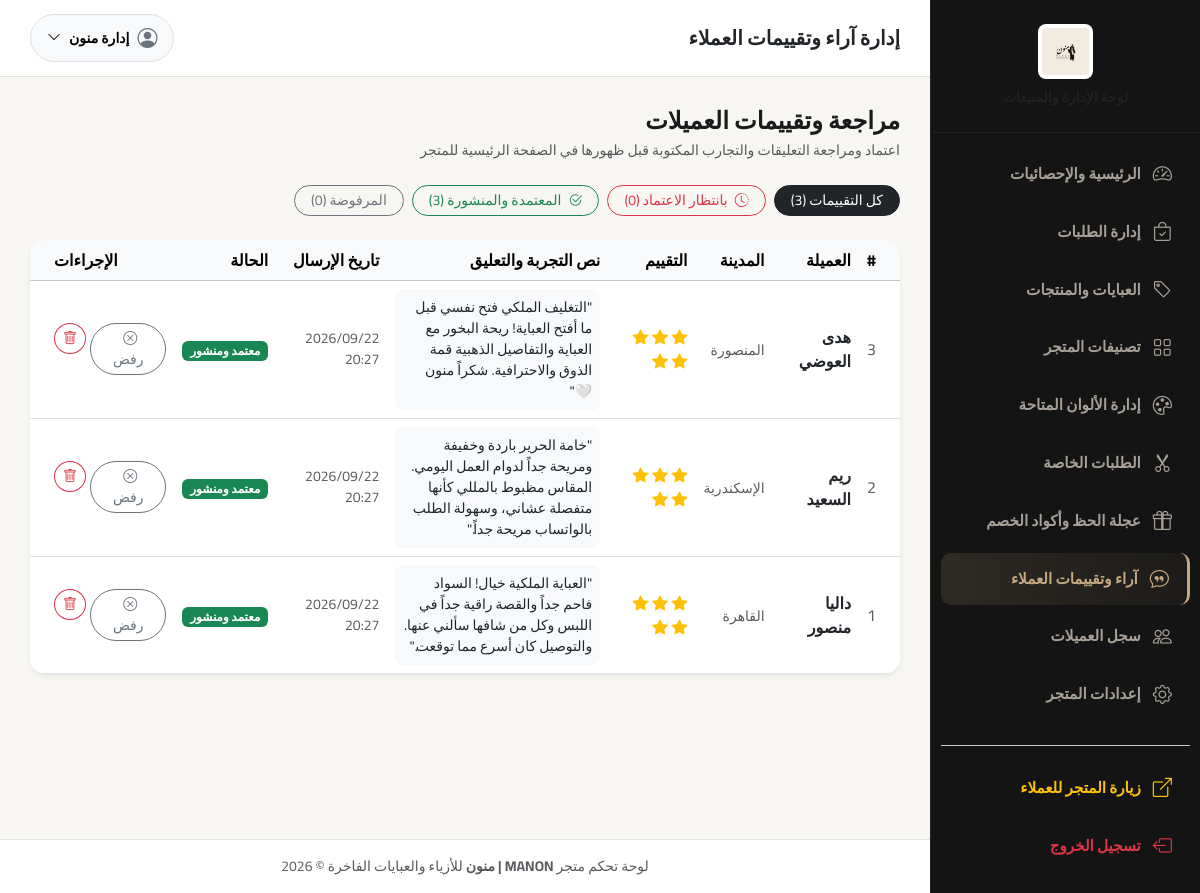
Screenshot of /admin/reviews.php (signed in) with the database file from the repository.
### tables this page shows
CREATE TABLE `reviews` (
  `id` INT AUTO_INCREMENT PRIMARY KEY,
  `customer_name` VARCHAR(150) NOT NULL,
  `customer_city` VARCHAR(100) NULL,
  `rating` TINYINT(1) NOT NULL DEFAULT 5,
  `review_text` TEXT NOT NULL,
  `status` ENUM('pending', 'approved', 'rejected') NOT NULL DEFAULT 'pending',
  `created_at` DATETIME NOT NULL DEFAULT CURRENT_TIMESTAMP
);

### includes/functions.php (called while the page is built, shortened)
<?php
function e($string) {
    return htmlspecialchars((string)$string, ENT_QUOTES, 'UTF-8');
}

### admin/reviews.php (the view, shortened to what this page needs)
<?php
require_once __DIR__ . '/includes/header.php';
$db = getDB();
$statusFilter = $_GET['status'] ?? 'all';
$whereClause = "";
$params = [];
$stmt = $db->prepare("SELECT * FROM reviews $whereClause ORDER BY id DESC");
$stmt->execute($params);
$reviews = $stmt->fetchAll();
$counts = [
    'all'      => $db->query("SELECT COUNT(*) FROM reviews")->fetchColumn(),
    'pending'  => $db->query("SELECT COUNT(*) FROM reviews WHERE status = 'pending'")->fetchColumn(),
    'approved' => $db->query("SELECT COUNT(*) FROM reviews WHERE status = 'approved'")->fetchColumn(),
    'rejected' => $db->query("SELECT COUNT(*) FROM reviews WHERE status = 'rejected'")->fetchColumn(),
];
?>
<div class="d-flex justify-content-between align-items-center mb-4">
    <div>
        <h4 class="fw-bold mb-1">مراجعة وتقييمات العميلات</h4>
        <p class="text-muted small mb-0">اعتماد ومراجعة التعليقات والتجارب المكتوبة قبل ظهورها في الصفحة الرئيسية للمتجر</p>
    </div>
</div>
<div class="d-flex flex-wrap gap-2 mb-4">
    <a href="reviews.php?status=all" class="btn btn-sm <?= $statusFilter === 'all' ? 'btn-dark' : 'btn-outline-secondary' ?> rounded-pill px-3">
        كل التقييمات (<?= $counts['all'] ?>)
    </a>
    <a href="reviews.php?status=pending" class="btn btn-sm <?= $statusFilter === 'pending' ? 'btn-danger' : 'btn-outline-danger' ?> rounded-pill px-3">
        <i class="bi bi-clock-history me-1"></i> بانتظار الاعتماد (<?= $counts['pending'] ?>)
    </a>
    <a href="reviews.php?status=approved" class="btn btn-sm <?= $statusFilter === 'approved' ? 'btn-success' : 'btn-outline-success' ?> rounded-pill px-3">
        <i class="bi bi-check2-circle me-1"></i> المعتمدة والمنشورة (<?= $counts['approved'] ?>)
    </a>
    <a href="reviews.php?status=rejected" class="btn btn-sm <?= $statusFilter === 'rejected' ? 'btn-secondary' : 'btn-outline-secondary' ?> rounded-pill px-3">
        المرفوضة (<?= $counts['rejected'] ?>)
    </a>
</div>
<div class="card border-0 shadow-sm rounded-4 overflow-hidden">
    <div class="table-responsive">
        <table class="table table-hover align-middle mb-0">
            <thead class="table-light">
                <tr>
                    <th class="ps-4">#</th>
                    <th>العميلة</th>
                    <th>المدينة</th>
                    <th>التقييم</th>
                    <th>نص التجربة والتعليق</th>
                    <th>تاريخ الإرسال</th>
                    <th>الحالة</th>
                    <th class="text-end pe-4">الإجراءات</th>
                </tr>
            </thead>
            <tbody>
                <?php if (empty($reviews)): ?>
                    <tr>
                        <td colspan="8" class="text-center py-5 text-muted">لا توجد تقييمات مطابقة لهذا الفلتر</td>
                    </tr>
                <?php else: ?>
                    <?php foreach ($reviews as $rev): ?>
                        <tr>
                            <td class="ps-4 text-muted"><?= $rev['id'] ?></td>
                            <td>
                                <div class="fw-bold text-dark"><?= e($rev['customer_name']) ?></div>
                            </td>
                            <td>
                                <span class="text-muted small"><?= e($rev['customer_city'] ?: 'غير محدد') ?></span>
                            </td>
                            <td>
                                <div class="text-warning">
                                    <?php for ($i = 1; $i <= 5; $i++): ?>
                                        <i class="bi bi-star<?= $i <= $rev['rating'] ? '-fill' : '' ?>"></i>
                                    <?php endfor; ?>
                                </div>
                            </td>
                            <td style="max-width: 320px;">
                                <div class="p-2 bg-light rounded-3 small text-dark lh-base">
                                    "<?= nl2br(e($rev['review_text'])) ?>"
                                </div>
                            </td>
                            <td class="small text-muted">
                                <?= date('Y/m/d H:i', strtotime($rev['created_at'])) ?>
                            </td>
                            <td>
                                <?php if ($rev['status'] === 'approved'): ?>
                                    <span class="badge bg-success">معتمد ومنشور</span>
                                <?php elseif ($rev['status'] === 'pending'): ?>
                                    <span class="badge bg-danger">بانتظار المراجعة</span>
                                <?php else: ?>
                                    <span class="badge bg-secondary">مرفوض</span>
                                <?php endif; ?>
                            </td>
                            <td class="text-end pe-4">
                                <div class="d-flex justify-content-end gap-1">
                                    <?php if ($rev['status'] !== 'rejected'): ?>
                                        <form method="POST" class="d-inline">
                                            <button type="submit" class="btn btn-sm btn-outline-secondary rounded-pill px-3" title="رفض">
                                                <i class="bi bi-x-circle me-1"></i> رفض
                                            </button>
                                        </form>
                                    <?php endif; ?>
                                    <form method="POST" onsubmit="return confirm('هل تريد حذف هذا التقييم نهائياً؟');" class="d-inline">
                                        <button type="submit" class="btn btn-sm btn-outline-danger rounded-circle" title="حذف">
                                            <i class="bi bi-trash"></i>
                                        </button>
                                    </form>
                                </div>
                            </td>
                        </tr>
                    <?php endforeach; ?>
                <?php endif; ?>
            </tbody>
        </table>
    </div>
</div>
<?php require_once __DIR__ . '/includes/footer.php'; ?>

### admin/includes/header.php (style rules this page uses)
:root { --sidebar-bg: #141414; --sidebar-color: #B3ADA5; --gold-accent: #C5A880; --body-bg: #F8F6F2; }
body { font-family: 'Cairo', sans-serif; background-color: var(--body-bg); color: #1A1A1A; margin: 0; direction: rtl; }

### rows the page displays
reviews: id "3", customer_name "هدى العوضي", customer_city "المنصورة", rating 5 (drawn), review_text "التغليف الملكي فتح نفسي قبل ما أفتح العباية! ريحة البخور مع العباية والتفاصيل الذهبية قمة الذوق والاحترافية. شكراً منون 🤍", created_at "2026/09/22 20:27", status "معتمد ومنشور"
reviews: id "2", customer_name "ريم السعيد", customer_city "الإسكندرية", rating 5 (drawn), review_text "خامة الحرير باردة وخفيفة ومريحة جداً لدوام العمل اليومي. المقاس مظبوط بالمللي كأنها متفصلة عشاني، وسهولة الطلب بالواتساب مريحة جداً.", created_at "2026/09/22 20:27", status "معتمد ومنشور"
reviews: id "1", customer_name "داليا منصور", customer_city "القاهرة", rating 5 (drawn), review_text "العباية الملكية خيال! السواد فاحم جداً والقصة راقية جداً في اللبس وكل من شافها سألني عنها. والتوصيل كان أسرع مما توقعت.", created_at "2026/09/22 20:27", status "معتمد ومنشور"

### other values shown
$adminTitle "إدارة آراء وتقييمات العملاء"
$adminUser['name'] "إدارة منون"
$counts['all'] "3"
$counts['pending'] "0"
$counts['approved'] "3"
$counts['rejected'] "0"
